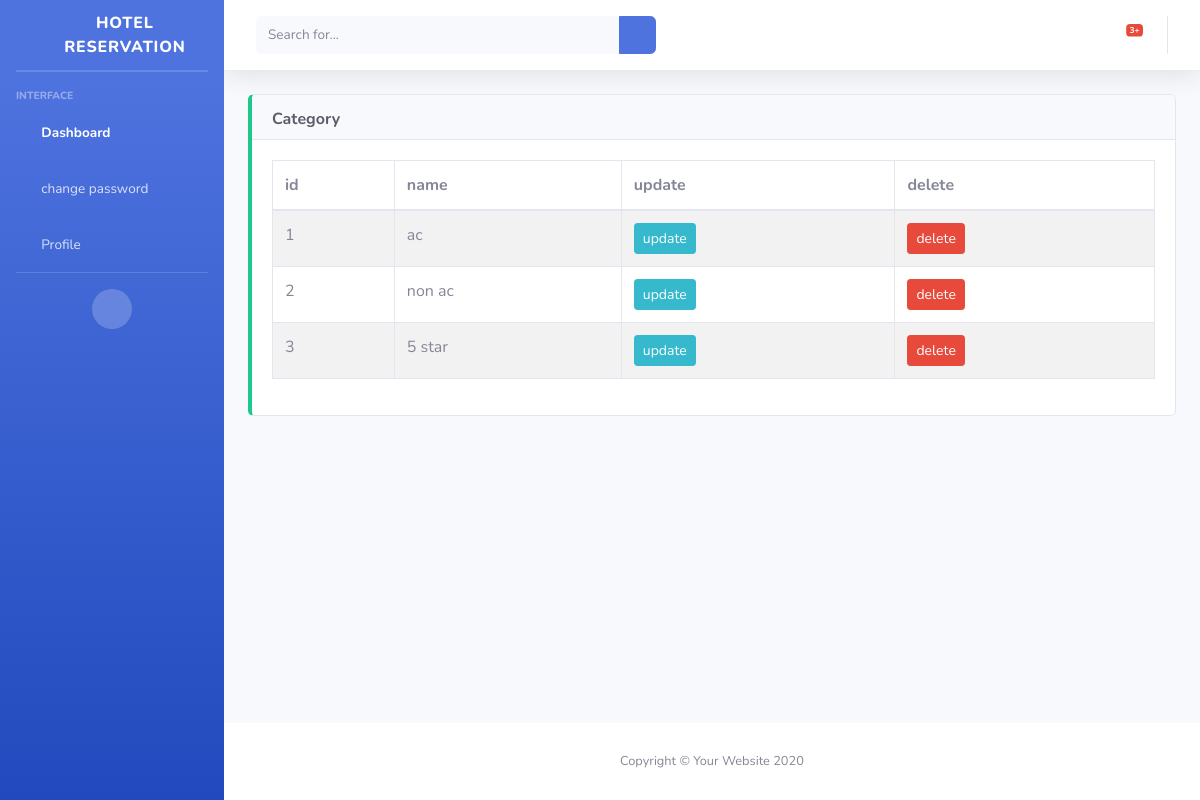
The page /category/ on the database its author committed.
### restaurant/models.py (models this page shows, shortened)
class RestCategory(models.Model):
    name = models.CharField(max_length=10)
    def get_update_url(self):
        return reverse("restcatupdate", kwargs={'pk': self.pk})

### restaurant/views.py (the view)
# urls.py: path('category/', RestCategoryList.as_view(), name="restcatlist"),
class RestCategoryList(ListView):
    model = RestCategory
    template_name = 'restcat/list.html'
    context_object_name = "data"
    def get_context_data(self, **kwargs):
        x = super().get_context_data(**kwargs)
        x['heading'] = "category"
        return x

### restaurant/templates/restcat/list.html
{% extends 'base.html' %}
{% block cardtitle %}{{heading}}{% endblock cardtitle %}
{% block content %}
<div class="table-responsive">
<table class="table table-bordered table-striped table-hover">
    <thead>
        <tr>
            <th>id</th>
            <th>name</th>
            <th>update</th>
            <th>delete</th>
        </tr>
    </thead>
    <tbody>
    {% for i in data %}
        <tr>
            <td>{{forloop.counter}}</td>
            <td>{{i.name}}</td>
            <td><a href="{{i.get_update_url}}"  class="btn btn-sm btn-info">update</a></td>
            <td><form method="post" action=""><input type="submit" value="delete" class="btn btn-sm btn-danger"></form></a></td>
        </tr>
        {% endfor %}
    </tbody>
</table>
 </div>
{% endblock content %}

### rows shown on the page
RestCategory: name "ac"
RestCategory: name "non ac"
RestCategory: name "5 star"

### other values the page prints
{{ heading }} "Category"
